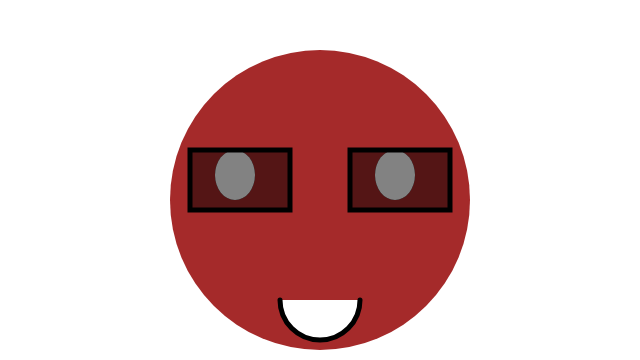
Frame 1 (no input)
Frame 60 (no input): identical to frame 1, image omitted
Frame 120 (the mouse pressed at the canvas centre since frame 60): identical to frame 1, image omitted

The p5.js sketch that drew this single still picture (run headless with seeded random() and noise() and a simulated clock; from frame 60 on, the mouse is pressed at the canvas centre):

// p5.js sketch
// ── sketch.js
function setup() {
    createCanvas(640,360);
}

function draw()  {
    background("#979A9Ae");
    fill("Brown")
    noStroke();
    ellipse(320,200,300,300); // face

    fill("Black")
   ellipse(235,175,40,50)
      ellipse(395,175,40,50)
    
    
    fill("white")
    ellipse(235,175,40,50)
      ellipse(395,175,40,50)
    
    
    stroke("Black");
    fill(0,125)
    strokeWeight(5);

    rect(190,150,100,60); // left lens
    rect(350,150,100,60); // right lens
    
    
    fill("White")
    arc(320,300,80,80,0,PI);
}
// ── about.html
<!doctype html>
<html>
    <head> <title>About</title>
    <h1>Brief Description</h1></head>
     <link rel="stylesheet" type="text/css" href="style.css">
    <body>
        <p>Hello all my name is Jason Santos and this is my MMP 210 assignment site. Aslso might post my own art as free promotion</p>
        <nav>
           <a href="index.html">Home</a>
            <a href="about.html">About</a>
			<a href="contact.html">Contact</a>
            <a href="self_portrait/index.html">Projects</a>
            <a href="variables/index.html">Variables</a>
            <a href="interactive/index.html">Interactive</a>
            <a href="logic/index.html">Logic</a>
			<a href="meme/index.html">Meme</a>
			<a href="animation/index.html">Animation</a>
           <a href="presentation/index.html">Presentation</a>
			<a href="Final/index.html">Final</a>
			<a href="../functions/index.html">Function</a>
        </nav>
    </body>
</html>
// ── contact.html
<!doctype html>
<html>
<head>
    <title>Contact</title>
     <link rel="stylesheet" type="text/css" href="style.css">
    <h1>Contact Me</h1>
        
    </head>
    <body>
        <nav>
            <a href="index.html">Home</a>
            <a href="about.html">About</a>
            <a href="self_portrait/index.html">Projects</a>
            <a href="variables/index.html">Variables</a>
            <a href="interactive/index.html">Interactive</a>
            <a href="logic/index.html">Logic</a>
			<a href="meme/index.html">Meme</a>
			<a href="animation/index.html">Animation</a>
        </nav>
        <div class="contact-title">
            <h3>If You Need to Reach Me</h3>
        </div>
        <div class="contact=form">
            <form id="contact-form" method="post" action="">
                <input type="text" name="name" class="form-control" placeholder="Your Name" required> <br>
                <input type="email" name="email" class="form-control" placeholder="Your Email" required> <br>
                <textarea name="message" class="form-control" 
                placeholder="message" rows="4" required>
                    
                </textarea><br>
                <input type="submit" name="submit" class="form-control submit" value="Send Message">

            </form>
        </div>
        <footer>
            <a href="https://www.instagram.com/guiltywerewolf/"> Instagram</a>
            <a href="https://business.facebook.com/Guiltywerewolf/?ref=your_pages">Fan Page</a>
        </footer>
    </body>
</html>
// ── project.html
<!doctype html>
<html>
<head>
    <title>Projects</title>
     <link rel="stylesheet" type="text/css" href="style.css">
    <header>My Works
    </header>
    </head>
    <body>
                <nav>
            <a href="about.html">About</a>
            <a href="contact.html">Contact</a>
        </nav>
            <div id="container"><h1>Self Portrait</h1>
                <ul>
                    <li class="link"><a href="index.html">Home</a>
                        
                       </li>
                    </ul>
            </div>
        
        <script src="p5.min.js"></script>
        <script src="sketch.js"></script>
    	
    </body>
</html>
// ── style.css
body{
    background: skyblue;
    text-align: center;
    font-family: inherit;
    font-size: 25px;
}

.contact-title{
	margin-top: 100px
	color: #fff;
	text-transform: uppercase;
	transition: all 4s ease-in-out;
}

.contact-title h1{
	font-size: 32px;
	line-height: 10px;
}

.contact-title h2{
	font-size: 16px
}

form{
	margin-top: 50px;
	transition: all 4s ease-in-out;
}

.form-control{
	width: 600px;
	background: transparent;
	border: none;
	outline: none;
	border-bottom: 1px solid gray;
	color: #fff;
	font-size: 18px
	margin-bottom: 16px;
}

input{
	height: 45px;
}

form .submit{
	background: #FC0B0B;
	border-color: transparent;
	color: #fff
	font-size: 20px;
	font-weight: bold;
	letter-spacing: 2px;
	height: 50px;
	margin-top: 20px;
}
form .submit:hover{
	background-color: #f44336;
	cursor: pointer;
}
